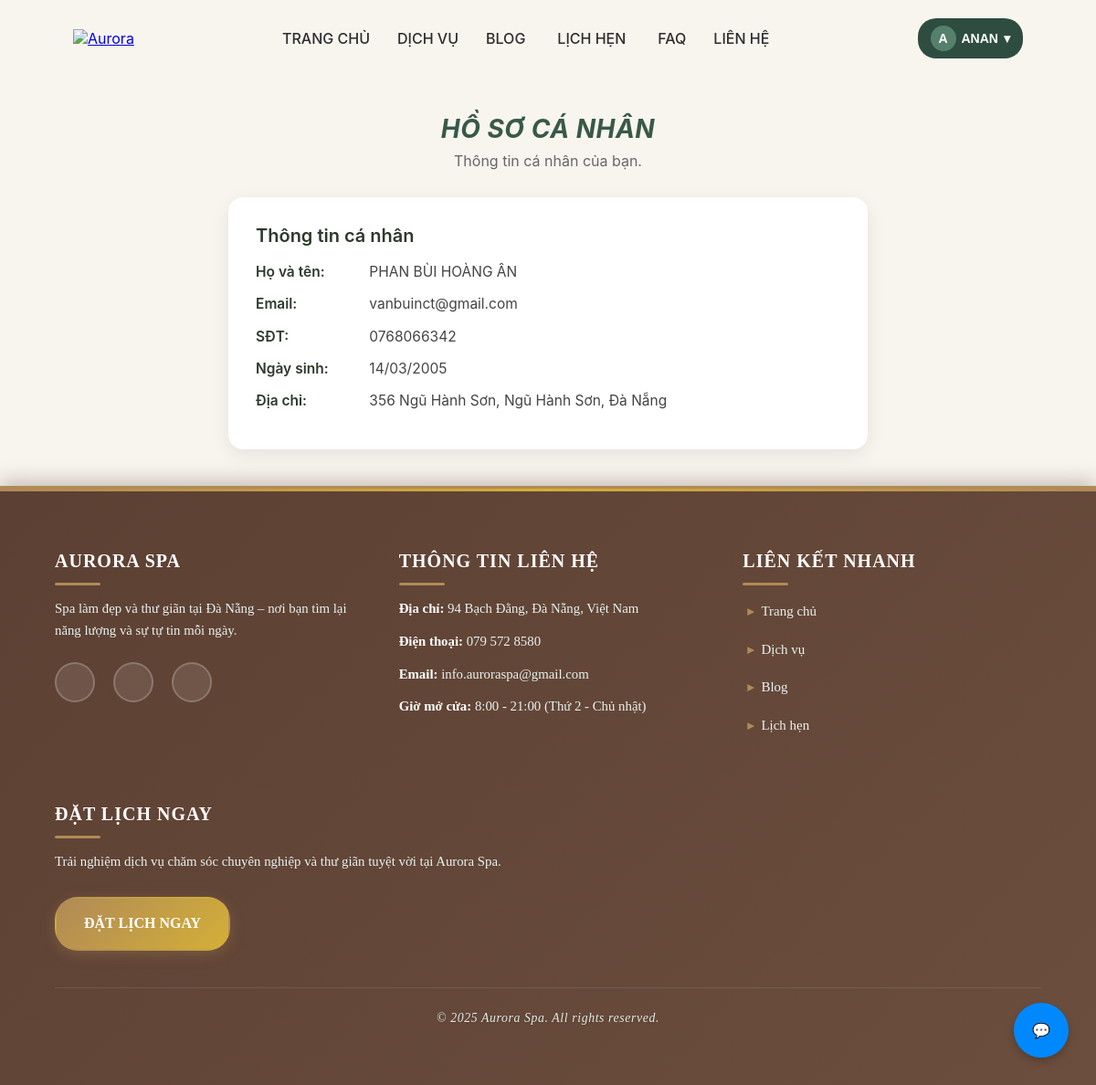
The app's page /ho-so/ (signed in) with its own data.
### aurora/models.py (models this page shows, shortened)
class KhachHang(models.Model):
    user = models.OneToOneField(User, on_delete=models.CASCADE, null=True, blank=True)
    MaKhachHang = models.CharField(
        max_length=5,
        primary_key=True,
        blank=True,  # <— thêm
        help_text="VD: KH001"
    )
    HoTen=models.CharField(max_length=200)
    SDT = models.CharField(max_length=10)
    Email = models.EmailField(
        max_length=255,
        blank=True,
        null=True
    )
    DiaChi=models.CharField(max_length=300)
    NgaySinh=models.DateField(null=True, blank=True)
    class Meta:
        db_table = 'KhachHang'
        verbose_name = 'Khách Hàng'
        verbose_name_plural = 'Khách Hàng'

### aurora/views.py (the view)
# urls.py: path('ho-so/', profile_view, name='profile'),
@login_required
def profile_view(request):
    khachhang = KhachHang.objects.filter(user=request.user).first()
    return render(request, 'pages/profile.html', {'khachhang': khachhang})

### aurora/templates/pages/profile.html (shortened to what this page needs)
{% extends "base.html" %}
{% block content %}
<div class="profile-container">
    <div class="profile-header">
        <h1>Hồ sơ cá nhân</h1>
        <p>Thông tin cá nhân của bạn.</p>
    </div>
    <div class="profile-card">
        <div class="info-details">
            <h3>Thông tin cá nhân</h3>
            <div class="info-item"><strong>Họ và tên:</strong> {{ khachhang.HoTen|default:"Chưa cập nhật"|upper }}</div>
            <div class="info-item"><strong>Email:</strong> {{ khachhang.Email|default:"Chưa cập nhật" }}</div>
            <div class="info-item"><strong>SĐT:</strong> {{ khachhang.SDT|default:"Chưa cập nhật" }}</div>
            <div class="info-item"><strong>Ngày sinh:</strong> {{ khachhang.NgaySinh|date:"d/m/Y"|default:"Chưa cập nhật" }}</div>
            <div class="info-item"><strong>Địa chỉ:</strong> {{ khachhang.DiaChi|default:"Chưa cập nhật" }}</div>
        </div>
    </div>
</div>
{% endblock %}

### aurora/templates/base.html (shortened to what this page needs)
<!DOCTYPE html>
<html lang="vi">
<head>
</head>
<body>
<a href="https://zalo.me/0768066342" class="zalo-button">💬</a>
<header>
  <div class="logo">
    <a href="{% url 'home' %}"><img src="https://i.ibb.co/67CYk7vv/image-removebg-preview-12.png" alt="Aurora"></a>
  </div>
  <nav>
    <a href="{% url 'home' %}" class="{% if request.resolver_match.url_name == 'home' %}active{% endif %} ">TRANG CHỦ</a>
    <a href="{% url 'dichvu' %}" class="{% if request.resolver_match.url_name == 'dichvu' %}active{% endif %}">DỊCH VỤ</a>
    <a href="{% url 'blog' %}" class="{% if request.resolver_match.url_name == 'blog' %}active{% endif %}">BLOG</a>
    <div class="lichhen-menu">
      <span class="lichhen-btn
        {% if request.resolver_match.url_name == 'lichhen' or request.resolver_match.url_name == 'lichsu' %}active{% endif %}">
        LỊCH HẸN
      </span>
    </div>
    <a href="{% url 'faq' %}" class="{% if request.resolver_match.url_name == 'faq' %}active{% endif %}">FAQ</a>
    <a href="{% url 'lienhe' %}" class="{% if request.resolver_match.url_name == 'lienhe' %}active{% endif %}">LIÊN HỆ</a>
  </nav>
  <div class="btns">
    {% if user.is_authenticated %}
        <div class="user-menu">
            <button class="user-btn">
                <div class="avatar-circle">
                    {{ user.username|first|upper }}
                </div>
                {{ user.username|upper }}
                <span class="arrow-down">▾</span>
            </button>
        </div>
    {% else %}
        <button class="btn btn-login" onclick="location.href='{% url 'login' %}'">ĐĂNG NHẬP</button>
        <button class="btn btn-register" onclick="location.href='{% url 'register' %}'">ĐĂNG KÝ</button>
    {% endif %}
  </div>
</header>
{% block content %}{% endblock %}
<footer style="background: linear-gradient(135deg, #5C4033 0%, #6B4E3D 100%); color: #f5f5f5; padding: 60px 60px; font-size: 15px; line-height: 1.9; margin-top: auto; box-shadow: 0 -6px 20px rgba(92, 64, 51, 0.3); position: relative; border-top: 3px solid #b08a57;">
    <div style="content: ''; position: absolute; top: 0; left: 0; right: 0; height: 3px; background: linear-gradient(90deg, #b08a57, #d4af37, #b08a57); animation: shimmer 3s infinite;"></div>
    <div style="max-width: 1200px; margin: 0 auto; display: flex; justify-content: space-between; flex-wrap: wrap; gap: 50px;">
        <div style="flex: 1; min-width: 260px;">
            <h3 style="font-size: 20px; margin-bottom: 22px; color: #ffffff; font-weight: 600; letter-spacing: 1px; text-transform: uppercase; font-family: 'Playfair Display', serif; position: relative;">
                Aurora Spa
                <span style="content: ''; position: absolute; width: 50px; height: 3px; background: #b08a57; bottom: -8px; left: 0; border-radius: 2px; display: block;"></span>
            </h3>
            <p style="margin-bottom: 12px; font-weight: 300; color: #e8f2f0; font-size: 14.8px; line-height: 1.6;">
                Spa làm đẹp và thư giãn tại Đà Nẵng – nơi bạn tìm lại năng lượng và sự tự tin mỗi ngày.
            </p>
            <div style="display: flex; gap: 20px; margin-top: 22px;">
                    <a href="https://facebook.com/auroraspadn" target="_blank" title="Facebook"
                       style="width: 44px; height: 44px; border-radius: 50%;
                              background: rgba(255, 255, 255, 0.1) url('https://upload.wikimedia.org/wikipedia/commons/thumb/0/05/Facebook_Logo_%282019%29.png/250px-Facebook_Logo_%282019%29.png') center no-repeat;
                              background-size: 24px; border: 2px solid rgba(255, 255, 255, 0.2);
                              transition: all 0.4s ease; display: flex; align-items: center; justify-content: center;">
                    </a>
                    <a href="https://instagram.com/auroraspadn" target="_blank" title="Instagram"
                       style="width: 44px; height: 44px; border-radius: 50%;
                              background: rgba(255, 255, 255, 0.1) url('https://upload.wikimedia.org/wikipedia/commons/a/a5/Instagram_icon.png') center no-repeat;
                              background-size: 24px; border: 2px solid rgba(255, 255, 255, 0.2);
                              transition: all 0.4s ease; display: flex; align-items: center; justify-content: center;">
                    </a>
                    <a href="https://tiktok.com/@auroraspadn" target="_blank" title="TikTok"
                       style="width: 44px; height: 44px; border-radius: 50%;
                              background: rgba(255, 255, 255, 0.1) url('https://upload.wikimedia.org/wikipedia/commons/thumb/a/a6/Tiktok_icon.svg/2048px-Tiktok_icon.svg.png') center no-repeat;
                              background-size: 24px; border: 2px solid rgba(255, 255, 255, 0.2);
                              transition: all 0.4s ease; display: flex; align-items: center; justify-content: center;">
                    </a>
            </div>
        </div>
        <div style="flex: 1; min-width: 260px;">
            <h3 style="font-size: 20px; margin-bottom: 22px; color: #ffffff; font-weight: 600; letter-spacing: 1px; text-transform: uppercase; font-family: 'Playfair Display', serif; position: relative;">
                Thông tin liên hệ
                <span style="content: ''; position: absolute; width: 50px; height: 3px; background: #b08a57; bottom: -8px; left: 0; border-radius: 2px; display: block;"></span>
            </h3>
            <p style="margin-bottom: 12px; font-weight: 300; color: #e8f2f0; font-size: 14.8px; line-height: 1.6;">
                <strong style="color: #ffffff;">Địa chỉ:</strong> 94 Bạch Đằng, Đà Nẵng, Việt Nam
            </p>
            <p style="margin-bottom: 12px; font-weight: 300; color: #e8f2f0; font-size: 14.8px; line-height: 1.6;">
                <strong style="color: #ffffff;">Điện thoại:</strong> 079 572 8580
            </p>
            <p style="margin-bottom: 12px; font-weight: 300; color: #e8f2f0; font-size: 14.8px; line-height: 1.6;">
                <strong style="color: #ffffff;">Email:</strong> info.auroraspa@gmail.com
            </p>
            <p style="margin-bottom: 12px; font-weight: 300; color: #e8f2f0; font-size: 14.8px; line-height: 1.6;">
                <strong style="color: #ffffff;">Giờ mở cửa:</strong> 8:00 - 21:00 (Thứ 2 - Chủ nhật)
            </p>
        </div>
        <div style="flex: 1; min-width: 260px;">
            <h3 style="font-size: 20px; margin-bottom: 22px; color: #ffffff; font-weight: 600; letter-spacing: 1px; text-transform: uppercase; font-family: 'Playfair Display', serif; position: relative;">
                Liên kết nhanh
                <span style="content: ''; position: absolute; width: 50px; height: 3px; background: #b08a57; bottom: -8px; left: 0; border-radius: 2px; display: block;"></span>
            </h3>
            <ul style="list-style: none; padding: 0; margin: 0;">
                <li style="margin-bottom: 13px;">
                    <a href="{% url 'home' %}" style="color: #e8f2f0; text-decoration: none; transition: all 0.35s ease; padding-left: 5px; display: inline-block;">
                        <span style="color: #b08a57; margin-right: 8px; font-size: 14px; font-weight: bold;">▸</span>Trang chủ
                    </a>
                </li>
                <li style="margin-bottom: 13px;">
                    <a href="{% url 'dichvu' %}" style="color: #e8f2f0; text-decoration: none; transition: all 0.35s ease; padding-left: 5px; display: inline-block;">
                        <span style="color: #b08a57; margin-right: 8px; font-size: 14px; font-weight: bold;">▸</span>Dịch vụ
                    </a>
                </li>
                <li style="margin-bottom: 13px;">
                    <a href="{% url 'blog' %}" style="color: #e8f2f0; text-decoration: none; transition: all 0.35s ease; padding-left: 5px; display: inline-block;">
                        <span style="color: #b08a57; margin-right: 8px; font-size: 14px; font-weight: bold;">▸</span>Blog
                    </a>
                </li>
                <li style="margin-bottom: 13px;">
                    <a href="{% url 'dat-lich-hen' %}" style="color: #e8f2f0; text-decoration: none; transition: all 0.35s ease; padding-left: 5px; display: inline-block;">
                        <span style="color: #b08a57; margin-right: 8px; font-size: 14px; font-weight: bold;">▸</span>Lịch hẹn
                    </a>
                </li>
            </ul>
        </div>
        <div style="flex: 1; min-width: 260px;">
            <h3 style="font-size: 20px; margin-bottom: 22px; color: #ffffff; font-weight: 600; letter-spacing: 1px; text-transform: uppercase; font-family: 'Playfair Display', serif; position: relative;">
                Đặt lịch ngay
                <span style="content: ''; position: absolute; width: 50px; height: 3px; background: #b08a57; bottom: -8px; left: 0; border-radius: 2px; display: block;"></span>
            </h3>
            <p style="margin-bottom: 12px; font-weight: 300; color: #e8f2f0; font-size: 14.8px; line-height: 1.6;">
                Trải nghiệm dịch vụ chăm sóc chuyên nghiệp và thư giãn tuyệt vời tại Aurora Spa.
            </p>
            <a href="{% url 'dat-lich-hen' %}" style="display: inline-block; background: linear-gradient(135deg, #b08a57 0%, #d4af37 100%); color: white; padding: 12px 30px; border-radius: 25px; text-decoration: none; font-weight: 600; font-size: 16px; transition: all 0.4s ease; box-shadow: 0 4px 15px rgba(176, 138, 87, 0.3); border: 2px solid transparent; margin-top: 15px;">
                ĐẶT LỊCH NGAY
            </a>
        </div>
    </div>
    <p style="text-align: center; margin-top: 40px; font-size: 13.8px; color: #e8f2f0; opacity: 0.95; letter-spacing: 0.6px; font-style: italic; text-shadow: 0 1px 3px rgba(0,0,0,0.2); padding-top: 20px; border-top: 1px solid rgba(255, 255, 255, 0.1);">
        © 2025 Aurora Spa. All rights reserved.
</footer>
</body>
</html>
</body>
</html>

### aurora/templates/base.html (style rules this page uses)
* { margin:0; padding:0; box-sizing:border-box; }
header { display:flex; justify-content:space-between; align-items:center; padding:20px 80px; background:#f8f5ef; font-family:'Inter',sans-serif; }
.logo img { height:80px; width:auto; }
nav { display:flex; gap:30px; align-items:center; }
nav a { text-decoration:none; color:#2d2d2d; font-weight:500; position:relative; }
.lichhen-menu { position: relative; display: inline-block; }
.lichhen-btn { text-decoration:none; color:#2d2d2d; font-weight:500; cursor: pointer; padding: 0 5px; }
.lichhen-menu::before { content: ""; position: absolute; top: 100%; left: 0; width: 100%; height: 12px; background: transparent; }
.btns { display:flex; gap:10px; }
.user-menu { position: relative; display: inline-block; }
.user-btn { background:#2e4d40; color:white; padding:8px 14px; border:none; border-radius:20px; cursor:pointer; font-size:14px; font-weight:600; display:flex; align-items:center; gap:6px; }
.avatar-circle { width:28px; height:28px; border-radius:50%; background:#55806c; display:flex; align-items:center; justify-content:center; color:white; font-size:14px; font-weight:600; }
.zalo-button { position: fixed; bottom: 30px; right: 30px; width: 60px; height: 60px; background-color: #0088ff; border-radius: 50%; display: flex; align-items: center; justify-content: center; box-shadow: 0 4px 8px rgba(0,0,0,0.2); transition: all 0.3s ease; z-index: 9999; text-decoration: none; }

### aurora/templates/pages/profile.html (style rules this page uses)
body { background-color: #f8f5ef !important; }
.profile-container { max-width: 900px; margin: 40px auto; padding: 0 20px; font-family: 'Inter', sans-serif; color: #333; }
.profile-header { text-align: center; margin-bottom: 30px; }
.profile-header h1 { font-size: 28px; font-weight: 700; color: #395947; margin-bottom: 8px; font-style: italic; text-transform: uppercase; letter-spacing: 0.5px; }
.profile-header p { font-size: 16px; color: #666; margin: 0; }
.profile-card { background: #fff; border-radius: 16px; padding: 30px; box-shadow: 0 6px 20px rgba(0, 0, 0, 0.08); max-width: 700px; margin: 0 auto; }
.info-details h3 { font-size: 20px; font-weight: 600; color: #2c3a2a; margin: 0 0 16px 0; }
.info-item { margin-bottom: 12px; font-size: 15.5px; color: #444; line-height: 1.5; }
.info-item strong { color: #2c3a2a; min-width: 120px; display: inline-block; font-weight: 600; }

### records on screen
KhachHang: HoTen "PHAN BÙI HOÀNG ÂN", Email "vanbuinct@gmail.com", SDT "0768066342", NgaySinh "14/03/2005", DiaChi "356 Ngũ Hành Sơn, Ngũ Hành Sơn, Đà Nẵng"

### other values on screen
{{ user.username|first|upper }} "A"
{{ user.username|upper }} "ANAN"
